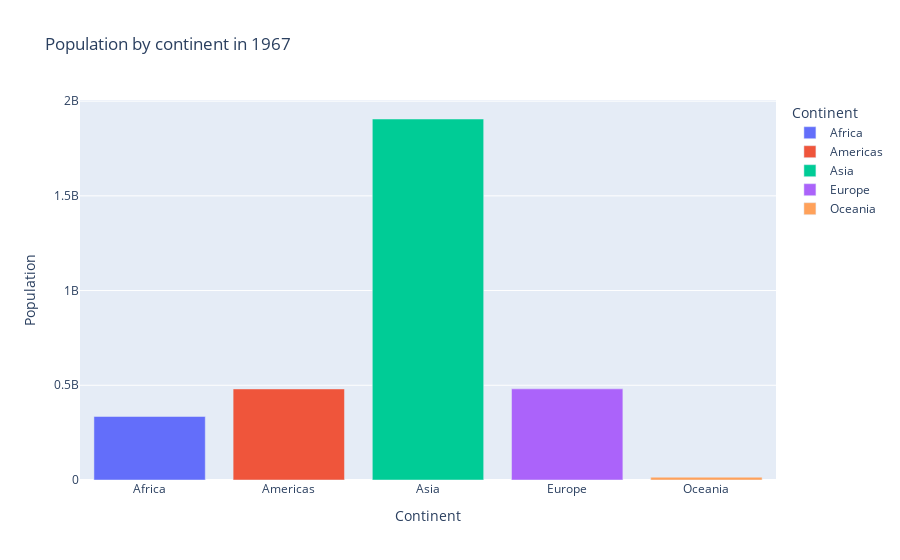

Here is the notebook cell this chart was saved with:
### Code cell
def bar_year(df, year):
    filtered_pop_df = df[df['year'] == year].groupby(["continent"]).sum("pop").reset_index()

    fig = px.bar(filtered_pop_df,
                 x= "continent",
                 y= "pop",
                 color= "continent",
                 title= f"Population by continent in {year}",
                 labels=dict(pop="Population", continent="Continent")
                 )

    fig.show()

bar_year(pop_df, 1967)

### Figure 1 — Plotly figure (JSON) as saved in the notebook; plotly's stock layout.template omitted (floating-point values rounded to 4 significant figures)
{"data": [{"hovertemplate": "Continent=%{x}<br>Population=%{y}<extra></extra>", "legendgroup": "Africa", "marker": {"color": "#636efa", "pattern": {"shape": ""}}, "name": "Africa", "orientation": "v", "showlegend": true, "textposition": "auto", "type": "bar", "x": ["Africa"], "xaxis": "x", "y": [335289489], "yaxis": "y"}, {"hovertemplate": "Continent=%{x}<br>Population=%{y}<extra></extra>", "legendgroup": "Americas", "marker": {"color": "#EF553B", "pattern": {"shape": ""}}, "name": "Americas", "orientation": "v", "showlegend": true, "textposition": "auto", "type": "bar", "x": ["Americas"], "xaxis": "x", "y": [480746623], "yaxis": "y"}, {"hovertemplate": "Continent=%{x}<br>Population=%{y}<extra></extra>", "legendgroup": "Asia", "marker": {"color": "#00cc96", "pattern": {"shape": ""}}, "name": "Asia", "orientation": "v", "showlegend": true, "textposition": "auto", "type": "bar", "x": ["Asia"], "xaxis": "x", "y": [1905662900], "yaxis": "y"}, {"hovertemplate": "Continent=%{x}<br>Population=%{y}<extra></extra>", "legendgroup": "Europe", "marker": {"color": "#ab63fa", "pattern": {"shape": ""}}, "name": "Europe", "orientation": "v", "showlegend": true, "textposition": "auto", "type": "bar", "x": ["Europe"], "xaxis": "x", "y": [481178958], "yaxis": "y"}, {"hovertemplate": "Continent=%{x}<br>Population=%{y}<extra></extra>", "legendgroup": "Oceania", "marker": {"color": "#FFA15A", "pattern": {"shape": ""}}, "name": "Oceania", "orientation": "v", "showlegend": true, "textposition": "auto", "type": "bar", "x": ["Oceania"], "xaxis": "x", "y": [14600414], "yaxis": "y"}], "layout": {"barmode": "relative", "legend": {"title": {"text": "Continent"}, "tracegroupgap": 0}, "title": {"text": "Population by continent in 1967"}, "xaxis": {"anchor": "y", "categoryarray": ["Africa", "Americas", "Asia", "Europe", "Oceania"], "categoryorder": "array", "domain": [0, 1], "title": {"text": "Continent"}}, "yaxis": {"anchor": "x", "domain": [0, 1], "title": {"text": "Population"}}}}
